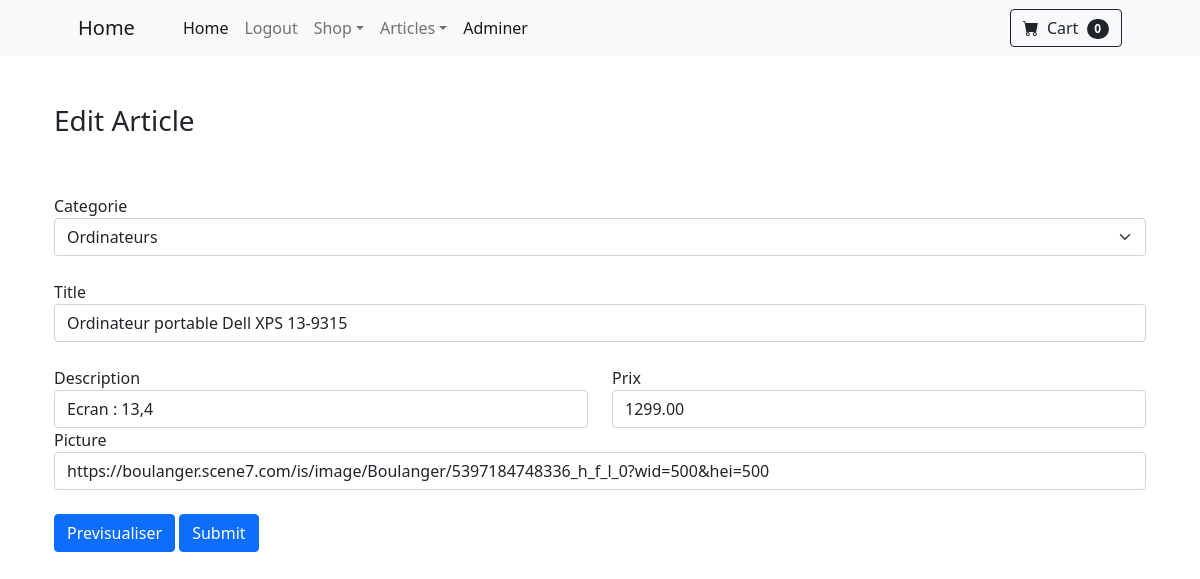
The app's page /php/update_art.php?id=4 (signed in) with its own data.
### tables this page shows
CREATE TABLE `Articles` (
  `id` int(11) NOT NULL AUTO_INCREMENT,
  `Title` varchar(50) DEFAULT NULL,
  `Description` varchar(200) DEFAULT NULL,
  `Date_ajout` datetime DEFAULT NULL,
  `id_Catégories` int(11) DEFAULT NULL,
  `picture` longtext DEFAULT NULL,
  `prix` varchar(50) DEFAULT NULL,
  PRIMARY KEY (`id`),
  KEY `id_Catégories` (`id_Catégories`),
  CONSTRAINT `Articles_ibfk_1` FOREIGN KEY (`id_Catégories`) REFERENCES `Catégories` (`id`)
);

### php_obj/PHP_Class/Articles.php (called while the page is built, shortened)
<?php
class Articles
{
    function liste_one($id)
    {
        $cnx = cnx_bdd();
        $requete="SELECT * from Articles where id = $id; ";
        $jeuResultat=$cnx->query($requete);
        $i = 0;
        $ligne = $jeuResultat->fetch();
        while($ligne)
        {
            $info[$i]['id']=$ligne['id'];
            $info[$i]['Title']=$ligne['Title'];
            $info[$i]['Description']=$ligne['Description'];
            $info[$i]['picture']=$ligne['picture'];
            $info[$i]['prix']=$ligne['prix'];
            $info[$i]['cat']=$ligne['id_Catégories'];
            $ligne=$jeuResultat->fetch();
            $i = $i + 1;
        }
        return $info;
    }
}
?>

### php_obj/PHP_Class/Categories.php (called while the page is built, shortened)
<?php
class Categories
{
    function liste()
    {
        $cnx = cnx_bdd();
        $requete = "select * from Catégories ;";
        $jeuResultat=$cnx->query($requete);
        $i = 0;
        $ligne = $jeuResultat->fetch();
        while($ligne)
        {
            $info[$i]['id']=$ligne['id'];
            $info[$i]['Title']=$ligne['Title'];
            $info[$i]['Description']=$ligne['Description'];
            $ligne=$jeuResultat->fetch();
            $i = $i + 1;
        }
        return $info;
    }
    function liste_id($id)
    {
        $cnx = cnx_bdd();
        $requete = "select * from Catégories where id = $id ;";
        $jeuResultat=$cnx->query($requete);
        $i = 0;
        $ligne = $jeuResultat->fetch();
        while($ligne)
        {
            $info[$i]['id']=$ligne['id'];
            $info[$i]['Title']=$ligne['Title'];
            $info[$i]['Description']=$ligne['Description'];
            $ligne=$jeuResultat->fetch();
            $i = $i + 1;
        }
        return $info;
    }
}
?>

### vue/update_art.php (the view, shortened to what this page needs)
<div class="container">
    <div class="container">
        <br><br>
        <h3>Edit Article</h3>
        <br>
        <?php if(isset($_GET['pre'])) { ?>
        <div class="row">
  <div class="col">
  <section class="py-0">
            <div class="container px-2 px-lg-5 mt-3">
                <div class="row gx-4 gx-lg-3 row-cols-4 row-cols-md-1 row-cols-xl-2 justify-content-center">
                    <div class="col mb-5">
                        <div class="card h-100" id="test">
                            <img class="card-img-top" src="<?php echo $_GET['pic']; ?>" alt="..." />
                            <div class="card-body p-4">
                                <div class="text-center">
                                    <p class="fw-bolder"><?php echo $_GET['title']; ?></p>
                                  <?php echo $_GET['pr']; ?>€
                                </div>
                            </div>
                            <div class="card-footer p-4 pt-0 border-top-0 bg-transparent">
                            </div>
                        </div>
                    </div>
        </section>
  </div>
  <div class="col">
    <?php } $nc = $c->liste_id($al[0]['cat'])[0]['Title']; ?>
        <form action="" method="post">
            <br>
            <label for="exampleInputEmail1">Categorie </label>
        <select class="form-select" aria-label="Default select example" name="cat">
            <option value="<?php echo $al[0]['cat'] ?>"><?php echo $nc; ?></option>
</select>
<br>
  <div class="form-group">
    <label for="exampleInputEmail1">Title </label>
    <input type="texte" class="form-control" name="title"  value="<?php if(isset($_GET['pre'])) { echo $_GET['title']; } else { echo $al[0]['Title']; } ?>" required>
  </div>
  <br>
  <div class="row">
    <div class="col">
    <label for="exampleInputEmail1">Description </label>
      <input type="text" class="form-control"  name="des" value="<?php if(isset($_GET['pre'])) { echo $_GET['des']; } else { echo $al[0]['Description']; } ?>">
    </div>
    <div class="col">
    <label for="exampleInputEmail1">Prix </label>
      <input type="text" class="form-control"  name="prix" value="<?php if(isset($_GET['pre'])) { echo $_GET['pr']; } else { echo $al[0]['prix']; } ?>" required>
    </div>
  </div>
  <div class="form-group">
    <label for="exampleInputPassword1">Picture</label>
    <input type="texte" class="form-control" id="exampleInputPassword1" name="pic" value="<?php if(isset($_GET['pre'])) { echo $_GET['pic']; } else { echo $al[0]['picture']; } ?>" required>
  </div>
  <br>
  <button type="submit" class="btn btn-primary" name="pre">Previsualiser</button>
  <button type="submit" class="btn btn-primary">Submit</button>
</form>
<br><br>
</div>
</div>

### records on screen
articles: title "Ordinateur portable Dell XPS 13-9315", des "Ecran : 13,4", prix "1299.00", pic "https://boulanger.scene7.com/is/image/Boulanger/5397184748336_h_f_l_0?wid=500&hei=500"

### other values on screen
$count "0"
form field cat "Ordinateurs"
